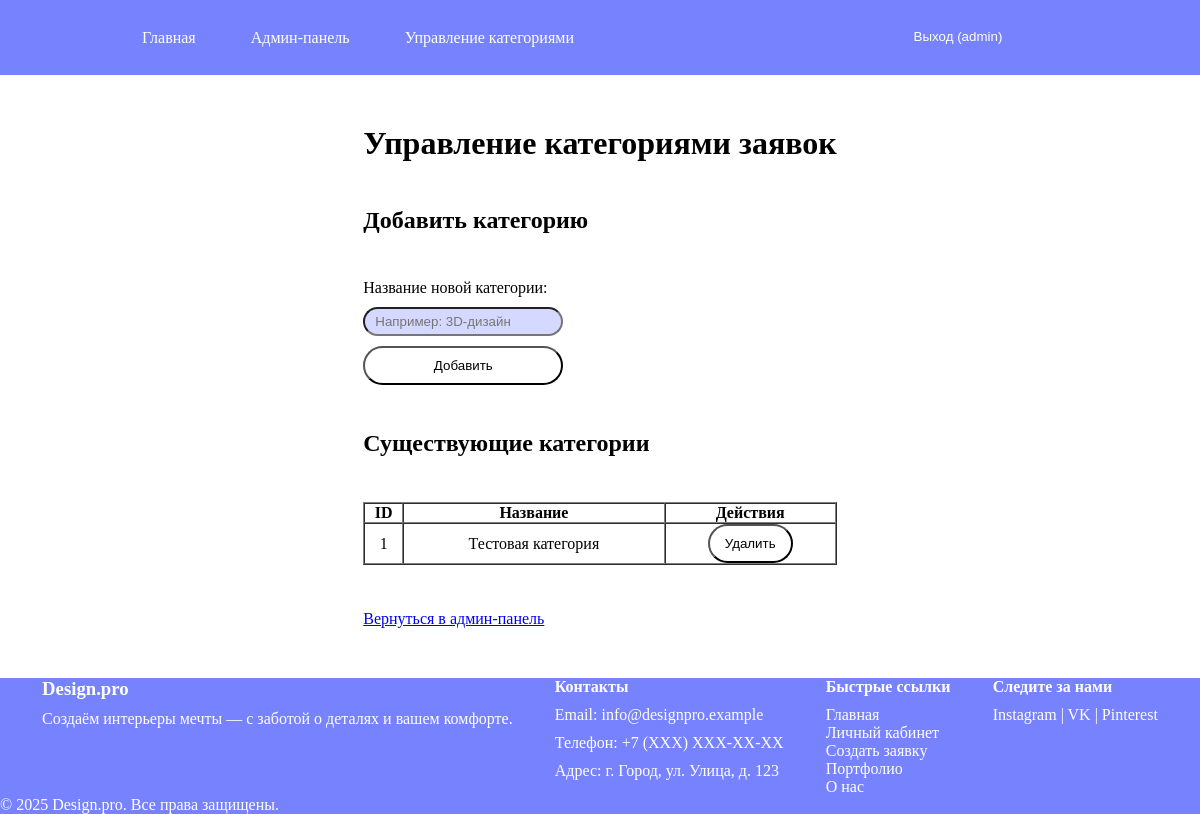
The page /main/manage_categories/ (signed in) on the database as committed earlier.
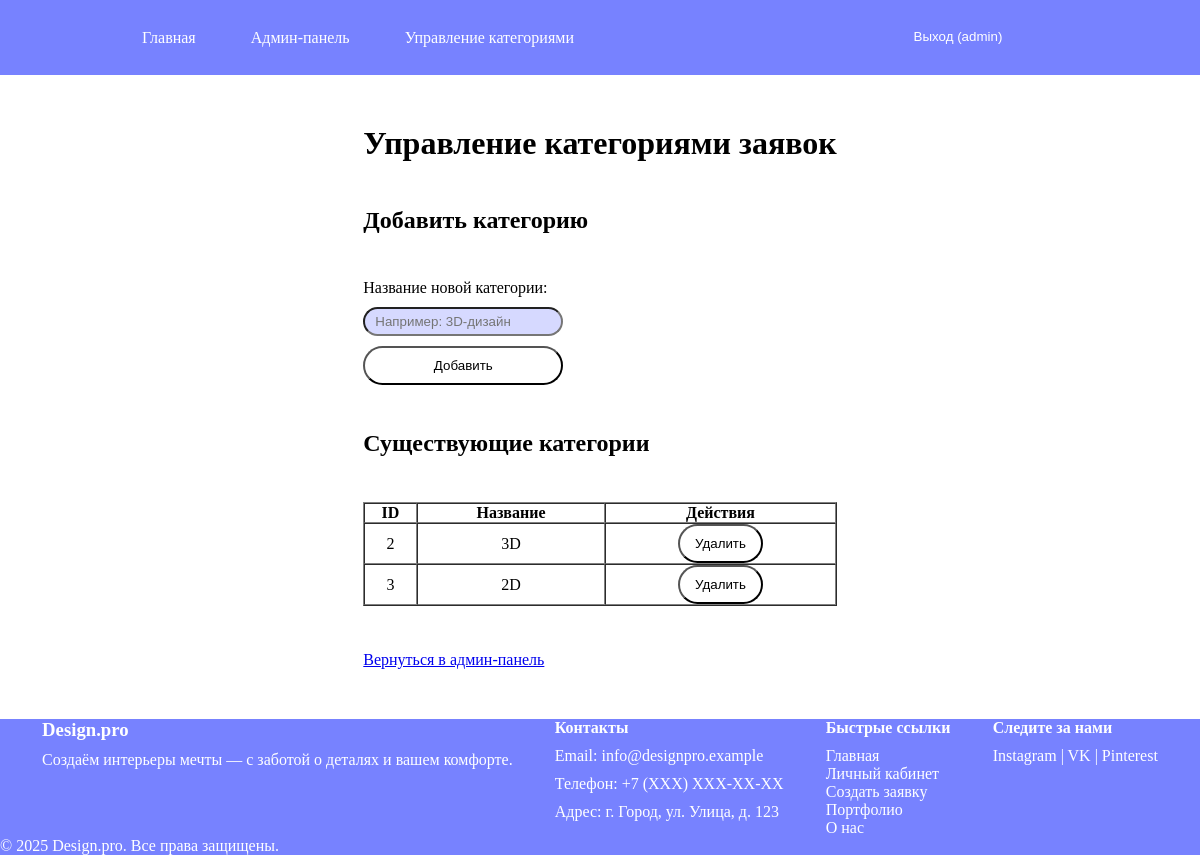
The same page on the database as committed later.
### main/models.py (models this page shows, shortened)
class Category(models.Model):
    name = models.CharField(max_length=100, unique=True)
    class Meta:
        verbose_name= 'Категория'
        verbose_name_plural = "Категории"

### main/views.py (the view, shortened to what this page needs)
# urls.py: path('manage_categories/', views.manage_categories, name='manage_categories'),
@user_passes_test(is_admin)
def manage_categories(request):
    categories = Category.objects.all()
    return render(request, 'main_app/manage_categories.html', {'categories': categories})

### main/views.py (called while the page is built)
def is_admin(user):
    return user.is_staff

### templates/main_app/manage_categories.html (shortened to what this page needs)
{% extends "base.html" %}
{% block content %}
    <h1>Управление категориями заявок</h1>
    <h2>Добавить категорию</h2>
    <form method="post" action="{% url 'manage_categories' %}">
        <label for="id_name">Название новой категории:</label>
        <input type="text" id="id_name" name="name" required placeholder="Например: 3D-дизайн">
        <button type="submit">Добавить</button>
    </form>
    <h2>Существующие категории</h2>
    {% if categories %}
        <table border="1" cellpadding="10" cellspacing="0">
            <thead>
                <tr>
                    <th>ID</th>
                    <th>Название</th>
                    <th>Действия</th>
                </tr>
            </thead>
            <tbody>
                {% for category in categories %}
                    <tr>
                        <td>{{ category.id }}</td>
                        <td>{{ category.name }}</td>
                        <td>
                            <form method="post" action="{% url 'manage_categories' %}" style="display:inline;" onsubmit="return confirm('Вы уверены, что хотите удалить категорию \"{{ category.name }}\"? Все заявки этой категории будут удалены!');">
                                <button type="submit" class="btn btn-danger">Удалить</button>
                            </form>
                        </td>
                    </tr>
                {% endfor %}
            </tbody>
        </table>
    {% else %}
        <p>Категорий пока нет.</p>
    {% endif %}
    <p><a href="{% url 'admin_dashboard' %}">Вернуться в админ-панель</a></p>
{% endblock %}

Rows that differ between the two databases and show on the page:
removed Category: id "1", name "Тестовая категория"
added Category: id "2", name "3D"
added Category: id "3", name "2D"
